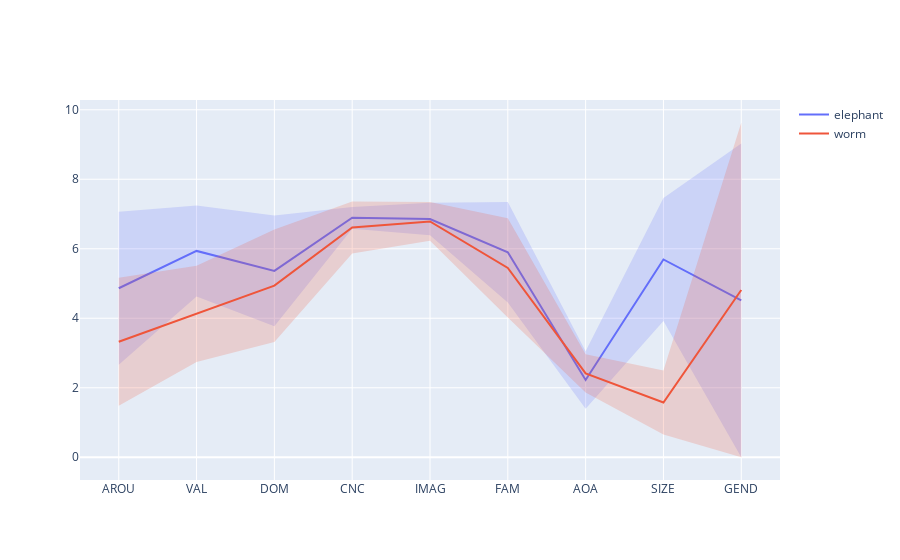

The notebook cell this image was saved under:
### Markdown cell above
#### Experimenting some words visualization:

### Code cell
## Comparing elephant (High SIZE) and worm (Low SIZE)
fig_ex = viz_GlasgowR(['elephant','worm'], df)
fig_ex

### Figure 1 — Plotly figure (JSON) as saved in the notebook; plotly's stock layout.template omitted (floating-point values rounded to 4 significant figures)
{"data": [{"line": {"color": "#636EFA"}, "mode": "lines", "name": "elephant", "showlegend": true, "type": "scatter", "x": [1, 2, 3, 4, 5, 6, 7, 8, 9], "y": [4.864, 5.938, 5.364, 6.891, 6.857, 5.9, 2.224, 5.692, 4.516]}, {"fill": "toself", "fillcolor": "rgba(99, 110, 250, 0.2)", "hoverinfo": "skip", "line": {"color": "rgba(255,255,255,0)"}, "showlegend": false, "type": "scatter", "x": [1, 2, 3, 4, 5, 6, 7, 8, 9, 9, 8, 7, 6, 5, 4, 3, 2, 1], "y": [7.065, 7.248, 6.956, 7.203, 7.324, 7.346, 3.049, 7.463, 9.032, 0, 3.921, 1.399, 4.454, 6.39, 6.579, 3.772, 4.628, 2.663]}, {"line": {"color": "#EF553B"}, "mode": "lines", "name": "worm", "showlegend": true, "type": "scatter", "x": [1, 2, 3, 4, 5, 6, 7, 8, 9], "y": [3.324, 4.125, 4.938, 6.613, 6.786, 5.448, 2.412, 1.576, 4.813]}, {"fill": "toself", "fillcolor": "rgba(239, 85, 59, 0.2)", "hoverinfo": "skip", "line": {"color": "rgba(255,255,255,0)"}, "showlegend": false, "type": "scatter", "x": [1, 2, 3, 4, 5, 6, 7, 8, 9, 9, 8, 7, 6, 5, 4, 3, 2, 1], "y": [5.167, 5.511, 6.557, 7.361, 7.344, 6.876, 2.961, 2.498, 9.626, 0, 0.654, 1.863, 4.02, 6.228, 5.865, 3.319, 2.739, 1.481]}], "layout": {"xaxis": {"tickmode": "array", "ticktext": ["AROU", "VAL", "DOM", "CNC", "IMAG", "FAM", "AOA", "SIZE", "GEND"], "tickvals": [1, 2, 3, 4, 5, 6, 7, 8, 9]}}}
